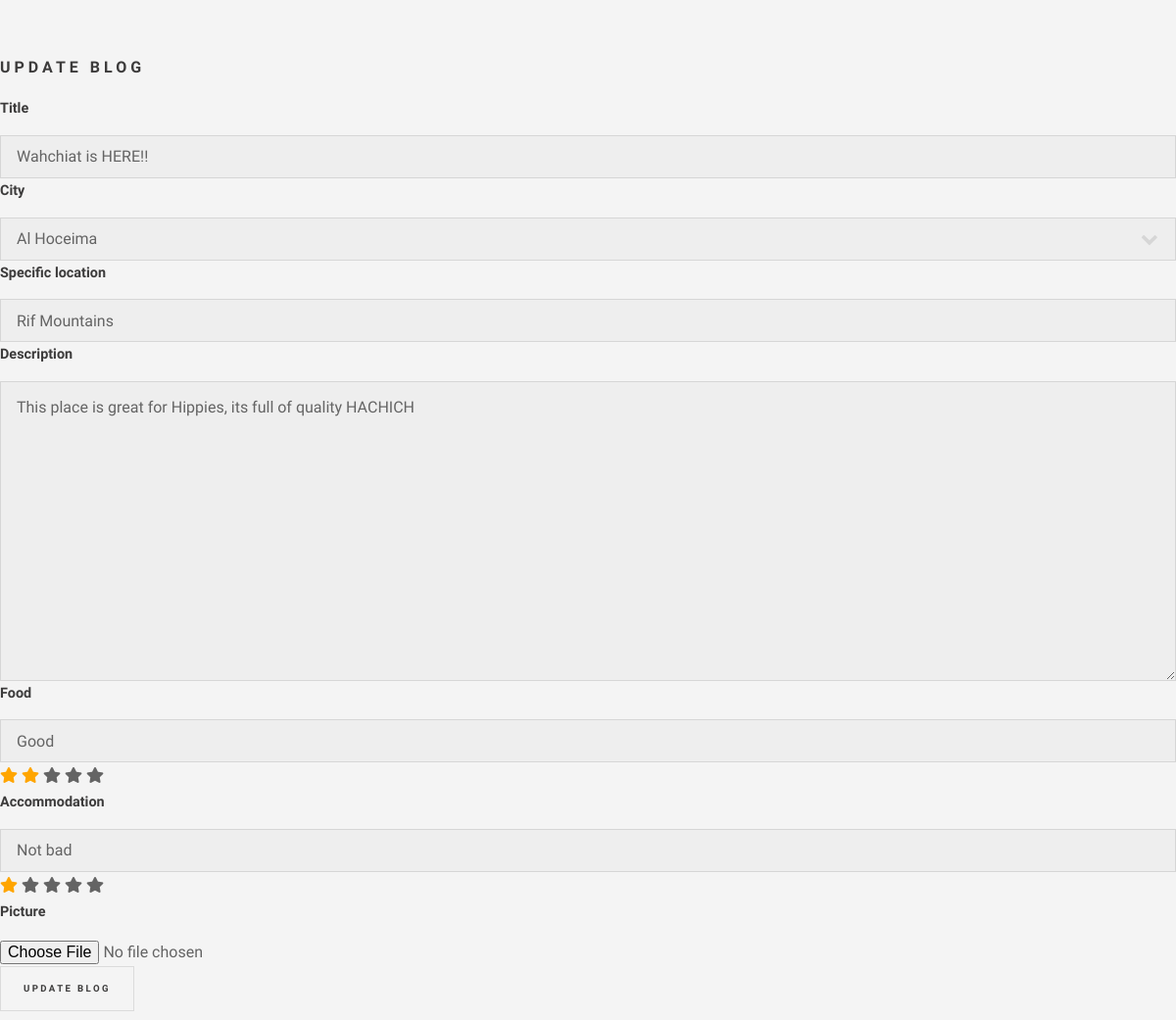
The page /update-blog/9/ (signed in) on the database as committed earlier.
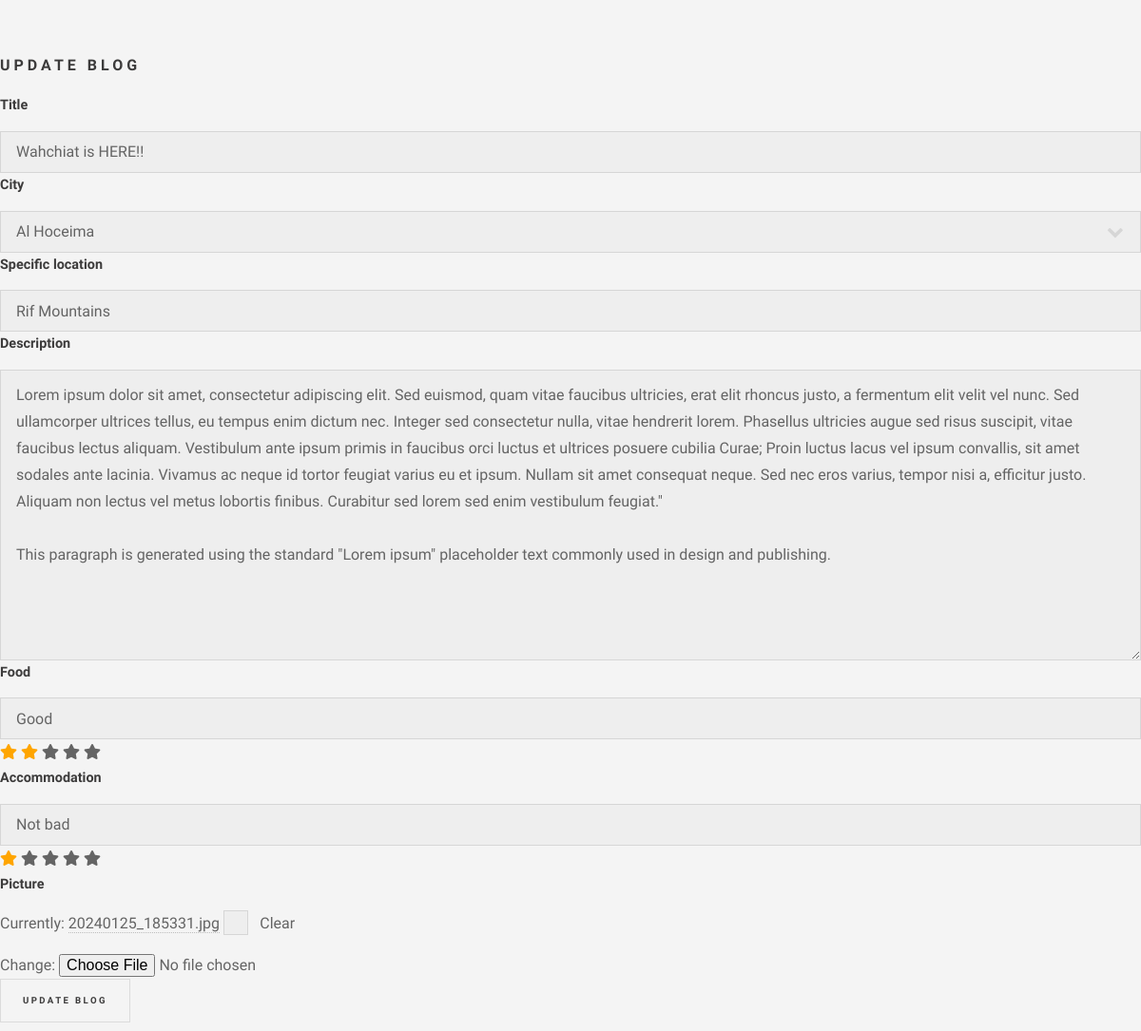
The same page on the database as committed later.
### base/models.py (models this page shows, shortened)
class BlogPost(models.Model):
    author = models.ForeignKey(User, on_delete=models.CASCADE, null=True)
    title = models.CharField(max_length=200)
    city = models.ForeignKey(City, on_delete=models.SET_NULL, null=True)
    specific_location = models.CharField(max_length=200, null=True, blank=True)
    description = models.TextField(null=False, blank=False)
    food = models.CharField(max_length=200, blank=True)
    food_rating = models.IntegerField(null=True, blank=True,
                                      validators=[MinValueValidator(1),
                                                  MaxValueValidator(5)])
    accommodation = models.CharField(max_length=200, blank=True)
    accommodation_rating = models.IntegerField(null=True, blank=True,
                                               validators=[MinValueValidator(1),
                                                           MaxValueValidator(5)])
    picture = models.ImageField(null=True, blank=True)
    likes = models.IntegerField(default=0)
    updated = models.DateTimeField(auto_now=True)
    created = models.DateTimeField(auto_now_add=True)
    class Meta:
        ordering = ['-created']

### base/views.py (the view)
# urls.py: path('update-blog/<str:pk>/', views.updateBlog, name='update-blog'),
@login_required(login_url='login')
def updateBlog(request, pk):
    post = get_object_or_404(BlogPost, id=int(pk))
    if request.user != post.author:
        return HttpResponse('Unauthorized')
    form = CreateBlogForm(instance=post)
    if request.method == 'POST':
        form = CreateBlogForm(request.POST, request.FILES, instance=post);
        form.save()
        return redirect('blog', pk=pk)
    context = {
        'title': 'Update Blog',
        'form': form,
        'post': post,
    }
    return render(request, 'create-blog.html', context)

### base/forms.py
class CreateBlogForm(ModelForm):
    class Meta:
        model = BlogPost
        fields = [
            'title',
            'city',
            'specific_location',
            'description',
            'food',
            'food_rating',
            'accommodation',
            'accommodation_rating',
            'picture'
        ]

### base/models.py (called while the page is built)
    def __str__(self) -> str:
        return self.name

### base/templates/create-blog.html (shortened to what this page needs)
{% extends 'layout.html' %}
{% load static %}
{% block content %}
<h1>{{ title }}</h1>
<form method="POST" id="blog_form" action="" enctype="multipart/form-data">
  <div>
    <div>
      <label>{{ form.title.label }}</label>
      {{ form.title }}
    </div>
    <div>
      <label>{{ form.city.label }}</label>
      {{ form.city }}
    </div>
    <div>
      <label>{{ form.specific_location.label }}</label>
      {{ form.specific_location }}
    </div>
    <div>
        <label>{{ form.description.label }}</label>
        {{ form.description }}
      </div>
    <div>
      <label>{{ form.food.label }}</label>
      {{ form.food }}
      <span class="fa fa-star food-stars checked" id="food-1"></span>
      <span class="fa fa-star food-stars" id="food-2"></span>
      <span class="fa fa-star food-stars" id="food-3"></span>
      <span class="fa fa-star food-stars" id="food-4"></span>
      <span class="fa fa-star food-stars" id="food-5"></span>
    </div>
    <div>
      <label>{{ form.accommodation.label }}</label>
      {{ form.accommodation }}
      <span class="fa fa-star accommodation-stars checked" id="accommodation-1"></span>
      <span class="fa fa-star accommodation-stars" id="accommodation-2"></span>
      <span class="fa fa-star accommodation-stars" id="accommodation-3"></span>
      <span class="fa fa-star accommodation-stars" id="accommodation-4"></span>
      <span class="fa fa-star accommodation-stars" id="accommodation-5"></span>
    </div>
    <div>
      <label>{{ form.picture.label }}</label>
      {{ form.picture }}
    </div>
    <button type="submit">{{ title }}</button>
  </div>
</form>
{% endblock %}

Rows that differ between the two databases and show on the page:
changed BlogPost "Wahchiat is HERE!!": description "This place is great for Hippies, its full of quality HACHICH" → "Lorem ipsum dolor sit amet, consectetur adipiscing elit. Sed euismod, quam vitae faucibus ultricies, erat elit rhoncus justo, a fermentum elit velit vel nunc. Sed ullamcorper ultrices tellus, eu tempus enim dictum nec. Integer sed consectetur nulla, vitae hendrerit lorem. Phasellus ultricies augue sed risus suscipit, vitae faucibus lectus aliquam. Vestibulum ante ipsum primis in faucibus orci luctus et ultrices posuere cubilia Curae; Proin luctus lacus vel ipsum convallis, sit amet sodales ante lacinia. Vivamus ac neque id tortor feugiat varius eu et ipsum. Nullam sit amet consequat neque. Sed nec eros varius, tempor nisi a, efficitur justo. Aliquam non lectus vel metus lobortis finibus.…"
Other text that changed with them:
text now shown: "Currently: 20240125_185331.jpg Clear Change:"
